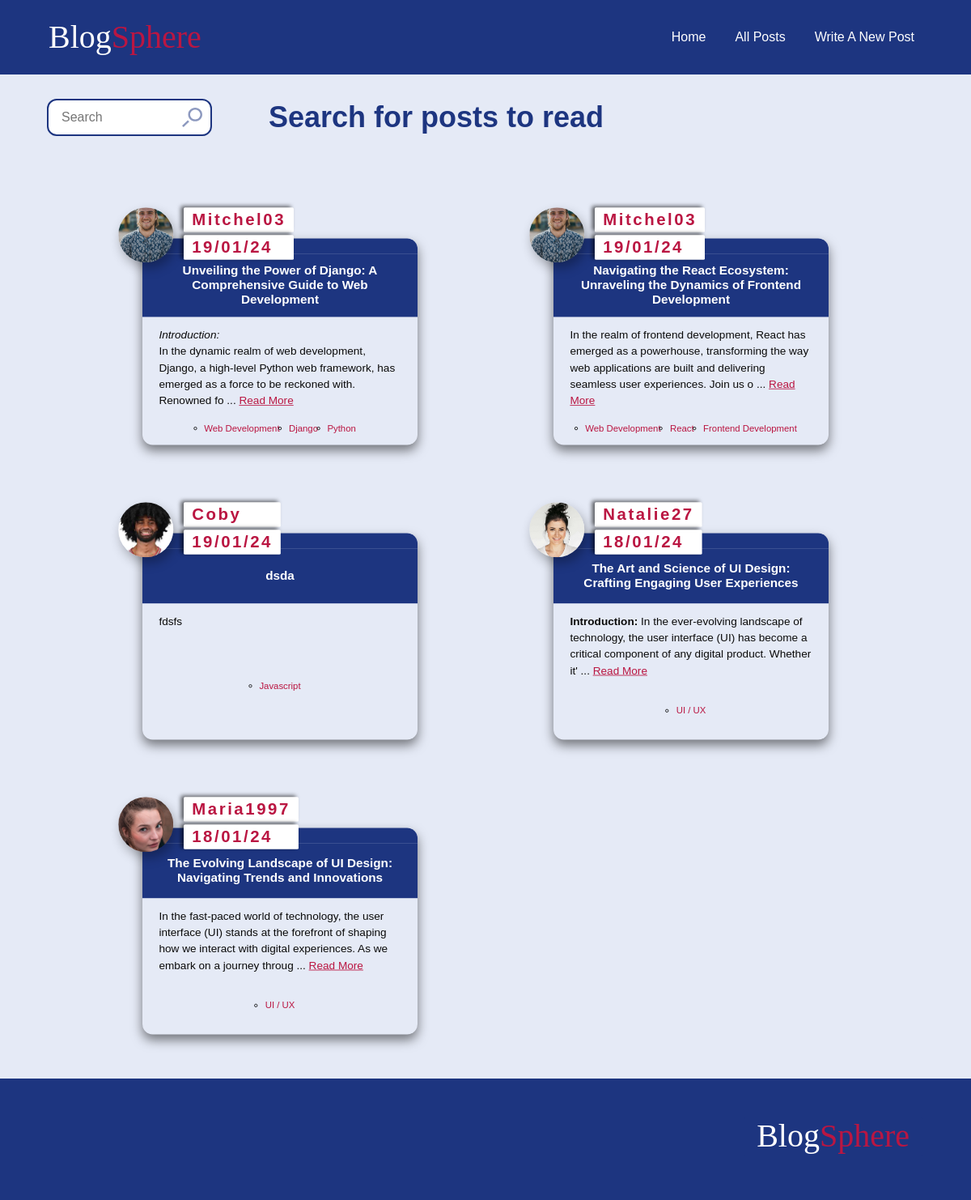
/posts/, run on an earlier commit of the app's database.
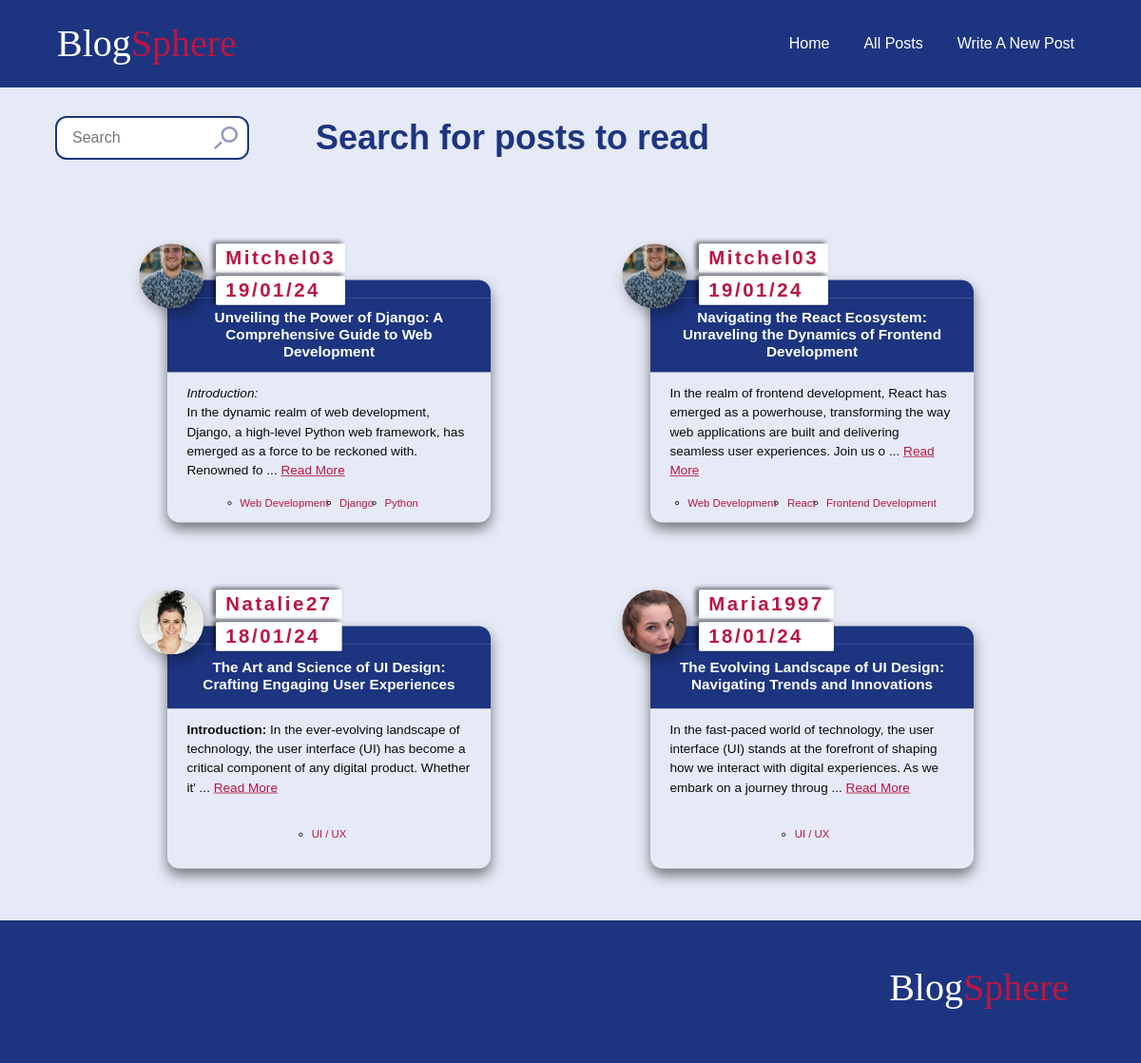
And on a later commit of the database.
### blog/models.py (models this page shows, shortened)
class Navigation(models.Model):
    text= models.CharField(max_length=100)
    destination= models.CharField(max_length=100)

class Post(models.Model):
    title = models.CharField(max_length=100)
    author = models.ForeignKey(User,  on_delete=models.CASCADE)
    body = RichTextUploadingField(blank=True, null=True)
    created_at = models.DateField(auto_now=True)
    tags = models.ManyToManyField(Tag)
    slug = models.SlugField(unique=True, editable= False, blank= True, db_index=True, default='')
    comments = models.ManyToManyField('Comment', blank=True)
    class Meta:
        ordering = ['-created_at']

class Tag(models.Model):
    name = models.CharField(max_length=100)
    def __str__(self):
        return f'{self.name}'

### accounts/models.py (models this page shows, shortened)
class Profile(models.Model):
    MALE = 'M'
    FEMALE = 'F'
    OTHER = 'O'
    GENDER_CHOICES = [
        (MALE, 'Male'),
        (FEMALE, 'Female'),
        (OTHER, 'Other'),
    ]
    user = models.OneToOneField(User, on_delete=models.CASCADE)
    bio = models.TextField(blank=True,null=True,  max_length = 400)
    profile_pic = models.ImageField( blank=True, null=True)
    gender = models.CharField(null=True, blank= True,  max_length=1,choices=GENDER_CHOICES, default= MALE)
    birthday = models.DateField(null=True, blank = True, default=default_date)
    job = models.CharField(blank=True, null=True,  max_length = 400)
    first_name = models.CharField(null=True, blank=True, max_length=100)
    last_name = models.CharField(null=True, blank=True, max_length=100)
    email = models.EmailField(null=True, blank=True,  max_length=254)
    full_name = models.CharField(null=True, max_length = 200, blank= True)
    country = models.CharField(null=True, blank=True, max_length=100)
    city = models.CharField(null=True, blank=True, max_length=100)
    following = models.ManyToManyField('self',symmetrical=False, blank=True)
    followers = models.ManyToManyField("self", related_name="followed_by", symmetrical=False, blank=True)
    comments = models.ManyToManyField(Comment,related_name='user_comments', blank=True)

### blog/views.py (the view)
# urls.py: path('posts/', views.all_posts, name='posts'),
def all_posts(request):
   q = request.GET.get('q', '').strip()
   tag = request.GET.get('tag', '')
   filter_param = request.GET.get('filter', '')
   all_posts = posts.all()
   filtered_posts_by_author = posts.filter(author__username__contains=q)
   filtered_posts_by_title =all_posts.filter(title__icontains=q)
   filtered_posts_by_tag = posts.filter(Q(tags__name__contains=q)| Q(tags__name = tag)).distinct()
   if q:
      filtered_posts = posts.filter(
      Q(tags__name=tag) |
      Q(tags__name__icontains=q) |
      Q(author__username__icontains=q) |
      Q(slug__icontains=q)
   ).distinct().order_by('-created_at','title')
   else:
      filtered_posts = None;
   tag_posts = posts.filter(tags__name = tag)
   context = {
      'all_posts': all_posts,
      'tag': tag,
      'filter': filter_param,
      'filtered_posts': filtered_posts,
      'search': q,
      'tag_posts': tag_posts,
      "filtered_posts_by_author": filtered_posts_by_author,
      "filtered_posts_by_title": filtered_posts_by_title,
      "filtered_posts_by_tag": filtered_posts_by_tag
   }
   return render(request, 'blog/posts.html', context)

### blog/context_processors.py (called while the page is built)
def render_Nav_processor(request):
  if request.user.is_authenticated:
    navigation_links = Navigation.objects.exclude(destination = 'login')
  else:
    navigation_links = Navigation.objects.exclude(destination = 'logout')
  return  {
        'nav_links': navigation_links
    }

### blog/templates/blog/posts.html (shortened to what this page needs)
{% extends '../layout.html'%}
{% load static%}
{% block style %}
<link rel="stylesheet" href="{% static "posts.css"%}">
<link rel="stylesheet" href="{% static "article.css"%}">
{% endblock  %}
{% block content %}
<div class="heading-row" >
    <form class="search-container" action={{request.path}} method="GET">
        <input class="search-input" type="text"  placeholder="Search" name="q" id="q">
        <img class="search-icon" src="{% static 'search-icon.svg' %}" alt="search icon">
    </form>
    {% if filtered_posts %}
    <div class="search-container">
<h1>Search Results for <span class="post-about">{{search|title}}</span>:  <span class="search-container-count" > {{filtered_posts.count}}</span></h1>
<div class="search-container--filter">
{% if filtered_posts.count %}
<h4>Filter by:</h4>
<div class="filter-links">
<a class=" {% if filter == 'author' %} filter-active {% endif %}  filter-by--author filter-link" href="{% url 'posts'%}?filter=author&q={{search}}"> Author <span >{{filtered_posts_by_author.count}}</span> </a>
<a class=" {% if filter == 'title' %} filter-active {% endif %} filter-by--title filter-link" href="{% url 'posts'%}?filter=title&q={{search}}"> Posts <span >{{filtered_posts_by_title.count}}</span></a>
<a class="{% if filter == 'tag' %} filter-active {% endif %} filter-by--tag filter-link" href="{% url 'posts'%}?filter=tag&q={{search}}"> Tags <span >{{filtered_posts_by_tag.count}}</span></a>
<a class="filter-reset filter-link" href="{% url 'posts'%}?q={{search}}"> Reset filter</a>
</div>
{% endif %}
</div>
</div>
{% else %}
{% if tag %}
<h1 >Posts about <span class="post-about">{{tag}}</span></h1>
{% else %}
<h1>Search for posts to read</h1>
{% endif %}
{% endif %}
</div>
     <ul class="blogs">
        {% if tag %}
        {% for post in tag_posts %}
        {% include "components/article.html" %}
        {% endfor %}
        {% else %}
        {% if not filtered_posts and not search %}
    {% for post in all_posts %}
   {% include "components/article.html" %}
    {% endfor %}
  {% endif %}
 {% endif %}</ul>
{% endblock content %}

### templates/components/header.html (shortened to what this page needs)
{% load static%}
{% block style %}
<link rel="stylesheet" href="{% static "header.css"%}">
<link rel="stylesheet" href="{% static "article.css"%}">
{% endblock  %}
<header class="nav-header" >
    <div class="container header">
      <div>
       <span class="logo">Blog<span class="brand-accent">Sphere
    </div><nav >
    <ul class="nav">
     {% for link in nav_links %}
       <li>
        <a href="{% url link.destination %}">{{ link.text | title }}</a>
       </li>
       {% endfor %}
    </ul>
</nav>
</div>
</header>

### templates/components/article.html (shortened to what this page needs)
{% load static %}
<li class="post ">
    <header class="author">
        {% if post.author != request.user %}
         <a href="{% url 'user-profile' username=post.author tab='informations' %}">
            {% else %}
            <a href="{% url 'my-informations' %}">
       {% endif %}
       {% if post.author.profile.profile_pic %}
       <img class="profile-picture" src="{{ post.author.profile.profile_pic.url }}" alt="Profile Picture">
{% else %}
            <img class="no-picture" src="{% static 'images/no-profile-picture.svg' %}" alt="">
            {% endif%}
        </a>
            <div class="author-post__details">
                {% if post.author != request.user  %}
                <a href="{% url 'user-profile' username=post.author tab='informations' %}">
                    <span class="author-post__details-name">{{post.author.username}}</span> </a>{% endif %}
                    <span class="author-post__details-date">{{post.created_at|date:"d/m/y"}}</span></div>
                </header>
                <a href="{% url 'post' post.slug %}">
        <div class="title-container">
            <h3 class="post-title">{{ post.title }}</h3>
        </div>
        <div class="content">
            <p class="post-content">
                {{ post.body|slice:":175"|safe }}
                {% if post.body|length > 175 %}
                ... <a class="read_more" href="{% url 'post' post.slug %}">Read More</a>
                {% endif %}
            </p>
        </a>
            <div class="row">
                <ul class="tags">
                    {% for tag in post.tags.all %}
                        <li><a href="{% url 'posts'%}?tag={{tag}}" class="tag"> {{tag}}</a></li>
                    {% endfor %}
                </ul>
            </div>
    </li>

What changed in the data, as far as the page shows it:
removed Post: author.profile.profile_pic (picture), author.username "Coby", created_at "19/01/24", title "dsda", body "fdsfs"
no longer on this page (row unchanged): Tag: name "Javascript", shown under "Coby"
